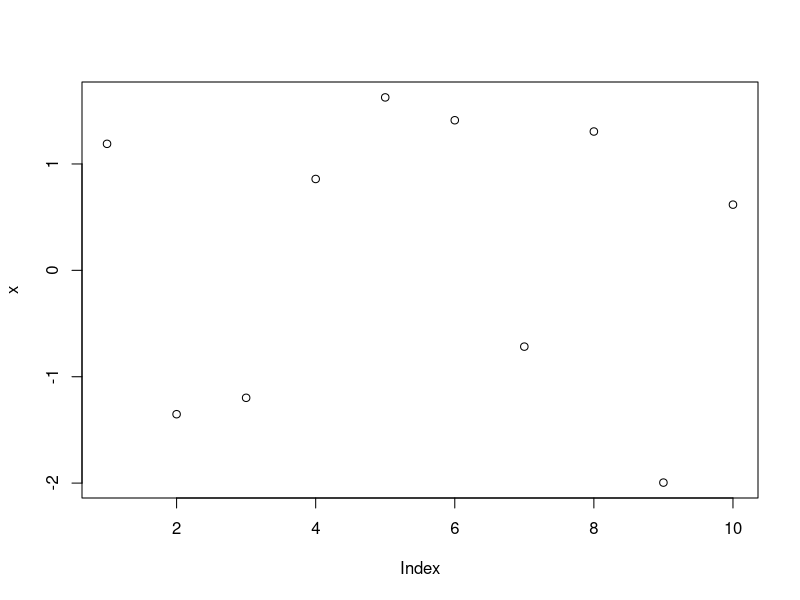

Here is the R script that generated this plot:
## ---- chunk 1
x <- rnorm(10)
plot(x)
## ---- chunk 2

